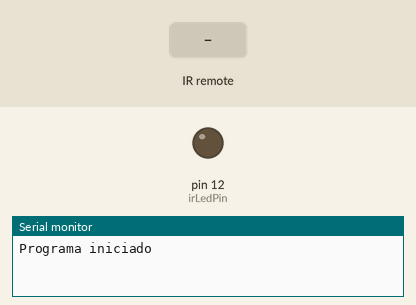
A sketch run on a simulated Arduino Uno, built with avr-gcc and run on an emulated ATmega328P. On the bench: output pins drawn as LEDs (lit = HIGH), the last lines printed to the serial monitor. Inputs (shaded band) come from the test bench.

Above: at 1.3 s.
1.4 s: infrared code 0xFD00FF received
At 1.8 s:
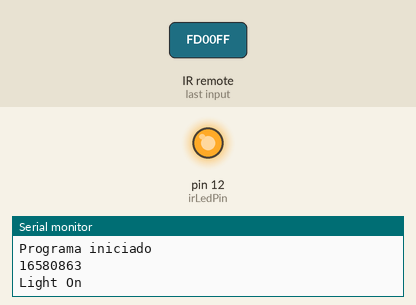
Timing chart, 0 to 4.4 s (numbered marks = the images above; inputs shaded):
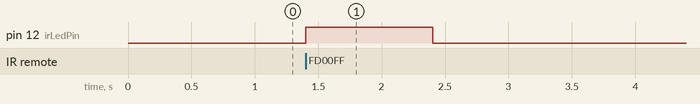

Measured:
- after the input at 1.4 s, pin 12 (irLedPin): LOW → HIGH at once, → LOW 1.0 s later

The sketch:

trabalho.ino
```cpp
#include <IRremote.h>
#define irLedPin 12
#define irSensorPin 2

IRrecv irrecv(irSensorPin);
decode_results results;

void setup(){
  Serial.begin(9600);
  Serial.println("Programa iniciado");
  delay(100);
  irrecv.enableIRIn();
  pinMode(irLedPin, OUTPUT);
}

void loop(){
  if (irrecv.decode(&results)){
    long int decCode = results.value;
    Serial.println(decCode);
    switch (results.value){
      case 16580863:
        Serial.println("Light On");
      digitalWrite(irLedPin, HIGH);
      delay(1000);
      Serial.println("Light Off");
      digitalWrite(irLedPin, LOW);
      break;
     default:
      Serial.println("À espera...");
    }
    irrecv.resume();
  }
}
```
